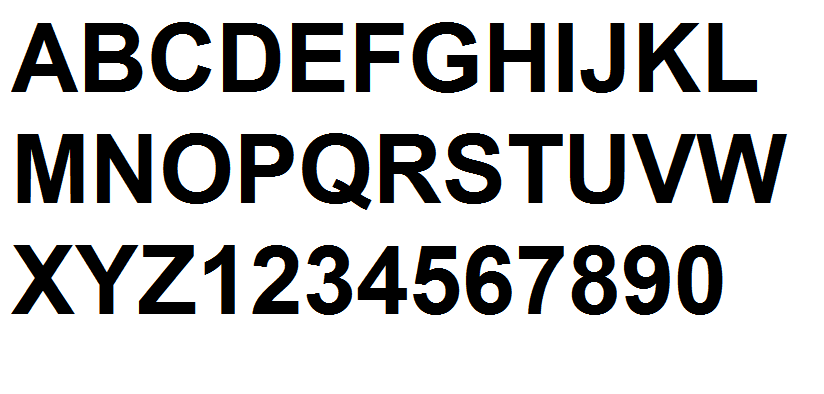
%> input picture template/TEMPLATES.png, 824 x 394 px
$ octave templates.m   (GNU Octave 9; MATLAB toolbox functions it lacks are replaced by stand-ins)
%> lines starting %> are read from the running program, lines starting %| are printed output that depends on the picture; in (x1, y1, x2, y2) boxes, pixels count from 0 and x2, y2 are one past the last pixel; in counts of white or black regions, pixels touching at a corner belong together; the program's own positions count from 1
clc
close all
warning('off','MATLAB:images:initSize:adjustingMag');

%% Filenames and paths
FILE_NAME = 'TEMPLATES.PNG'; % Name of the file conatining all alphabets
FILE_PATH = ''; % Place where file is saved
SAVE_PATH = ''; % Place where images will be stored
DISPLAY_ENABLE = 1; % will show the output in image window

%% Making the template for each characters
file_full_name = fullfile(FILE_PATH,FILE_NAME);
img = imread(file_full_name);
%> img is the input picture: size 394x824x3 uint8; mean R, G, B 197.7, 197.8, 197.8
img_bw = im2bw(img);
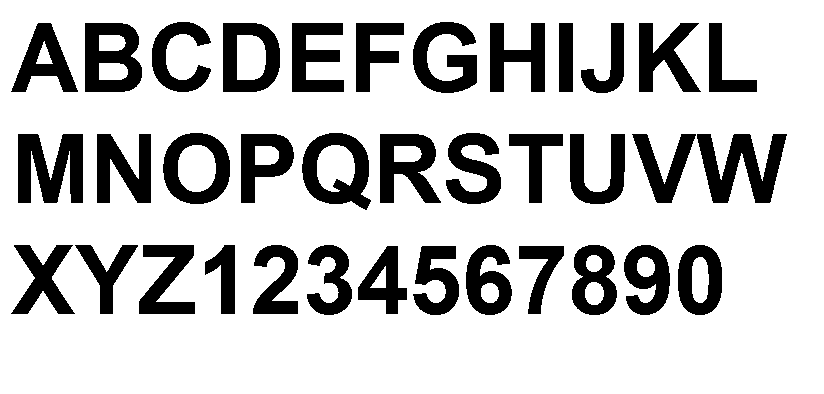
%> img_bw: size 394x824 logical; 77.6% white; 36 black regions
if DISPLAY_ENABLE == 1
    imshow(img_bw)
end
stats2 = regionprops(~img_bw);
%> stats2 = 36 regions; largest, box (x1, y1, x2, y2), Area and Centroid: (697, 134, 787, 203) 3300 [742 167.4], (18, 134, 83, 203) 3199 [51 168.7], (85, 23, 142, 92) 2738 [111.4 58.4], (302, 133, 371, 210) 2688 [338 171.8], (380, 134, 441, 203) 2547 [406.7 166.5]
% show the image and draw the detected rectangles on it
for j = 1:numel(stats2)
    rectangle('Position', stats2(j).BoundingBox, ...
        'Linewidth', 0.25, 'EdgeColor', 'r', 'LineStyle', '-');
end
%> this loop made 36 passes
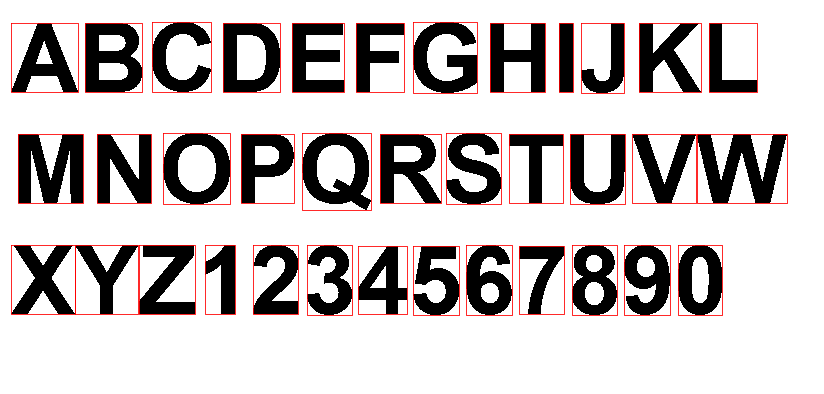
%> figure redrawn from the program's plot data

flag =0;
size_x = -1;
size_y = -1;
for j = 1:numel(stats2)
    boxDimen = stats2(j).BoundingBox;
    boxDimen = uint32(boxDimen);
    x0 = floor(boxDimen(1));
    y0 = floor(boxDimen(2));
    img_char = img_bw(y0 : y0 + boxDimen(4)-1, x0 : x0 + boxDimen(3)-1);
    if flag ~= 1
        size_x = size(img_char,1);
        size_y = size(img_char,2);
        flag = 1;
    end
    img_char = imresize(img_char,[size_x, size_y]);
    if DISPLAY_ENABLE == 1
        figure, imshow(img_char);
    end
    imwrite(img_char,[SAVE_PATH,num2str(j),'.jpg']);
end
%> this loop made 36 passes
%> (boxDimen, x0, y0, size_x, size_y, flag) on pass 1: ([12 24 67 69], 12, 24, 69, 67, 1)
%> (boxDimen, x0, y0) on passes 2 to 7: ([12 246 64 69], 12, 246), ([19 135 65 69], 19, 135), ([76 246 63 69], 76, 246), ([86 24 57 69], 86, 24), ([98 135 54 69], 98, 135), ([140 246 56 69], 140, 246)
%> pass 1, `img_char = img_bw(y0 : y0 + boxDimen(4)-1, x0 : x0 + boxDimen(3)-1);`:
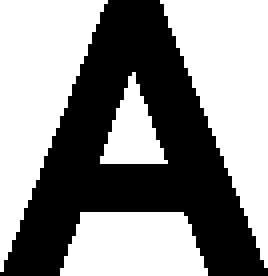
%> img_char: size 69x67 logical (shown 4 times larger); 55.4% white; 1 black region, box (x1, y1, x2, y2) and area: (0, 0, 67, 69) 2062
%> pass 2, `img_char = img_bw(y0 : y0 + boxDimen(4)-1, x0 : x0 + boxDimen(3)-1);`:
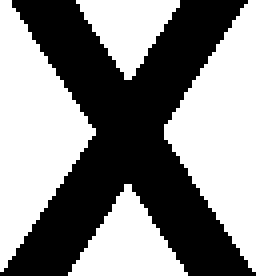
%> img_char: size 69x64 logical (shown 4 times larger); 53.4% white; 1 black region, box (x1, y1, x2, y2) and area: (0, 0, 64, 69) 2060
%> pass 2, `img_char = imresize(img_char,[size_x, size_y]);`:
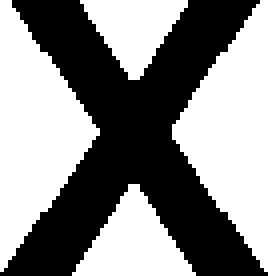
%> img_char: size 69x67 logical (shown 4 times larger); 53.6% white; 1 black region, box (x1, y1, x2, y2) and area: (0, 0, 67, 69) 2144
%> pass 3, `img_char = img_bw(y0 : y0 + boxDimen(4)-1, x0 : x0 + boxDimen(3)-1);`:
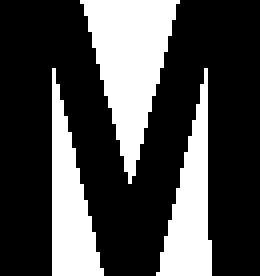
%> img_char: size 69x65 logical (shown 4 times larger); 28.7% white; 3 white regions, box (x1, y1, x2, y2) and area: (20, 0, 45, 46) 576, (13, 17, 26, 69) 355, (39, 17, 53, 69) 355
